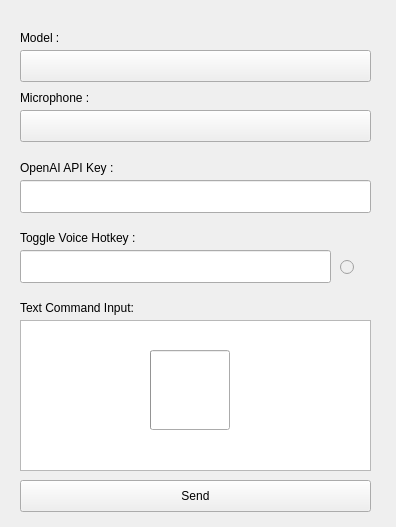
<?xml version="1.0" encoding="UTF-8"?>
<ui version="4.0">
 <class>Form</class>
 <widget class="QWidget" name="Form">
  <property name="geometry">
   <rect>
    <x>0</x>
    <y>0</y>
    <width>396</width>
    <height>527</height>
   </rect>
  </property>
  <property name="windowTitle">
   <string>Form</string>
  </property>
  <widget class="ComboBox" name="model_cmb">
   <property name="geometry">
    <rect>
     <x>20</x>
     <y>50</y>
     <width>351</width>
     <height>32</height>
    </rect>
   </property>
  </widget>
  <widget class="ComboBox" name="microphone_cmb">
   <property name="geometry">
    <rect>
     <x>20</x>
     <y>110</y>
     <width>351</width>
     <height>32</height>
    </rect>
   </property>
  </widget>
  <widget class="CaptionLabel" name="model_lbl">
   <property name="geometry">
    <rect>
     <x>20</x>
     <y>30</y>
     <width>81</width>
     <height>16</height>
    </rect>
   </property>
   <property name="text">
    <string>Model :</string>
   </property>
  </widget>
  <widget class="CaptionLabel" name="microphone_lbl">
   <property name="geometry">
    <rect>
     <x>20</x>
     <y>90</y>
     <width>81</width>
     <height>16</height>
    </rect>
   </property>
   <property name="text">
    <string>Microphone :</string>
   </property>
  </widget>
  <widget class="LineEdit" name="OpenAi_key_txt">
   <property name="geometry">
    <rect>
     <x>20</x>
     <y>180</y>
     <width>351</width>
     <height>33</height>
    </rect>
   </property>
  </widget>
  <widget class="LineEdit" name="toggle_voice_txt">
   <property name="geometry">
    <rect>
     <x>20</x>
     <y>250</y>
     <width>311</width>
     <height>33</height>
    </rect>
   </property>
  </widget>
  <widget class="TextEdit" name="command_txt">
   <property name="geometry">
    <rect>
     <x>20</x>
     <y>320</y>
     <width>351</width>
     <height>151</height>
    </rect>
   </property>
  </widget>
  <widget class="PushButton" name="send_command_btn">
   <property name="geometry">
    <rect>
     <x>20</x>
     <y>480</y>
     <width>351</width>
     <height>32</height>
    </rect>
   </property>
   <property name="text">
    <string>Send</string>
   </property>
  </widget>
  <widget class="CaptionLabel" name="OpenAI_api_lbl">
   <property name="geometry">
    <rect>
     <x>20</x>
     <y>160</y>
     <width>131</width>
     <height>16</height>
    </rect>
   </property>
   <property name="text">
    <string>OpenAI API Key :</string>
   </property>
  </widget>
  <widget class="CaptionLabel" name="hotkey_lbl">
   <property name="geometry">
    <rect>
     <x>20</x>
     <y>230</y>
     <width>141</width>
     <height>16</height>
    </rect>
   </property>
   <property name="text">
    <string>Toggle Voice Hotkey :</string>
   </property>
  </widget>
  <widget class="CaptionLabel" name="CaptionLabel_5">
   <property name="geometry">
    <rect>
     <x>20</x>
     <y>300</y>
     <width>121</width>
     <height>16</height>
    </rect>
   </property>
   <property name="text">
    <string>Text Command Input:</string>
   </property>
  </widget>
  <widget class="RadioButton" name="voice_status_radio">
   <property name="enabled">
    <bool>false</bool>
   </property>
   <property name="geometry">
    <rect>
     <x>340</x>
     <y>255</y>
     <width>31</width>
     <height>24</height>
    </rect>
   </property>
   <property name="text">
    <string/>
   </property>
  </widget>
  <widget class="IndeterminateProgressRing" name="send_loading_ring">
   <property name="enabled">
    <bool>true</bool>
   </property>
   <property name="geometry">
    <rect>
     <x>150</x>
     <y>350</y>
     <width>80</width>
     <height>80</height>
    </rect>
   </property>
  </widget>
 </widget>
 <customwidgets>
  <customwidget>
   <class>ComboBox</class>
   <extends>QPushButton</extends>
   <header>qfluentwidgets</header>
  </customwidget>
  <customwidget>
   <class>PushButton</class>
   <extends>QPushButton</extends>
   <header>qfluentwidgets</header>
  </customwidget>
  <customwidget>
   <class>RadioButton</class>
   <extends>QRadioButton</extends>
   <header>qfluentwidgets</header>
  </customwidget>
  <customwidget>
   <class>CaptionLabel</class>
   <extends>QLabel</extends>
   <header>qfluentwidgets</header>
  </customwidget>
  <customwidget>
   <class>IndeterminateProgressRing</class>
   <extends>QProgressBar</extends>
   <header>qfluentwidgets</header>
  </customwidget>
  <customwidget>
   <class>LineEdit</class>
   <extends>QLineEdit</extends>
   <header>qfluentwidgets</header>
  </customwidget>
  <customwidget>
   <class>TextEdit</class>
   <extends>QTextEdit</extends>
   <header>qfluentwidgets</header>
  </customwidget>
 </customwidgets>
 <resources/>
 <connections/>
</ui>
